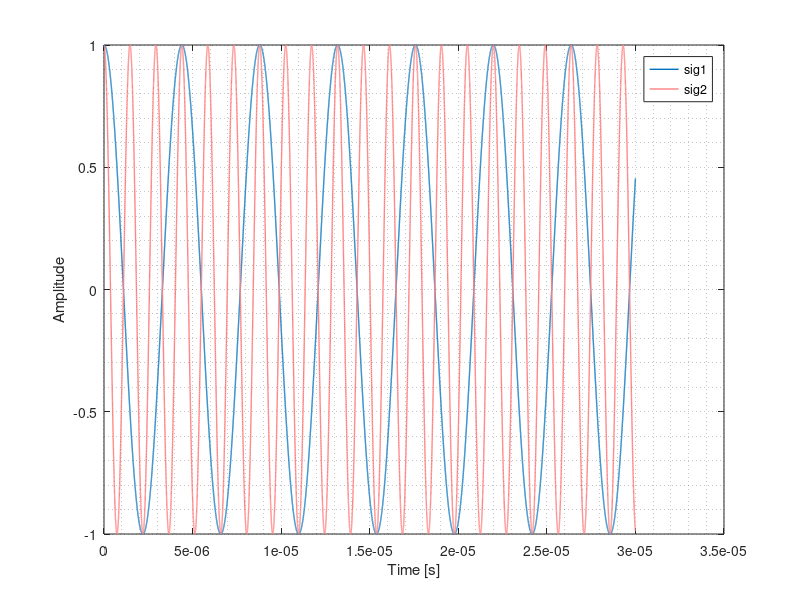
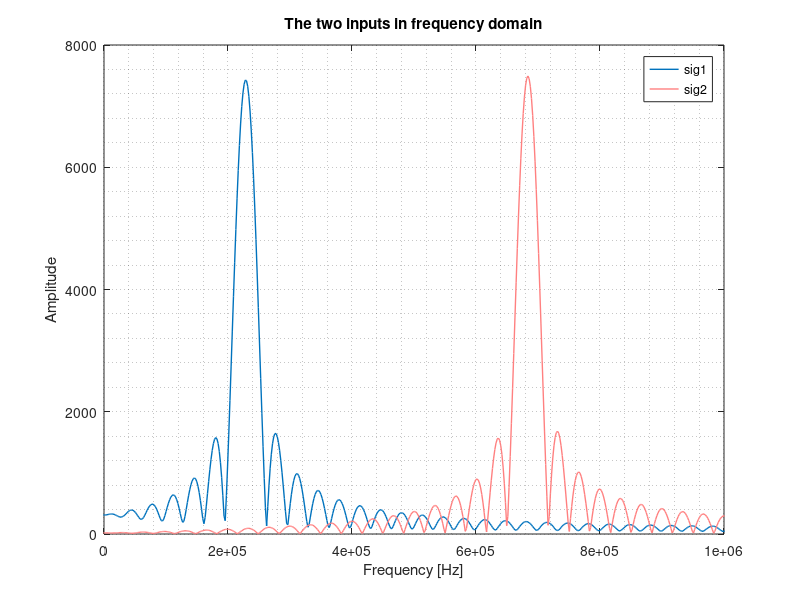
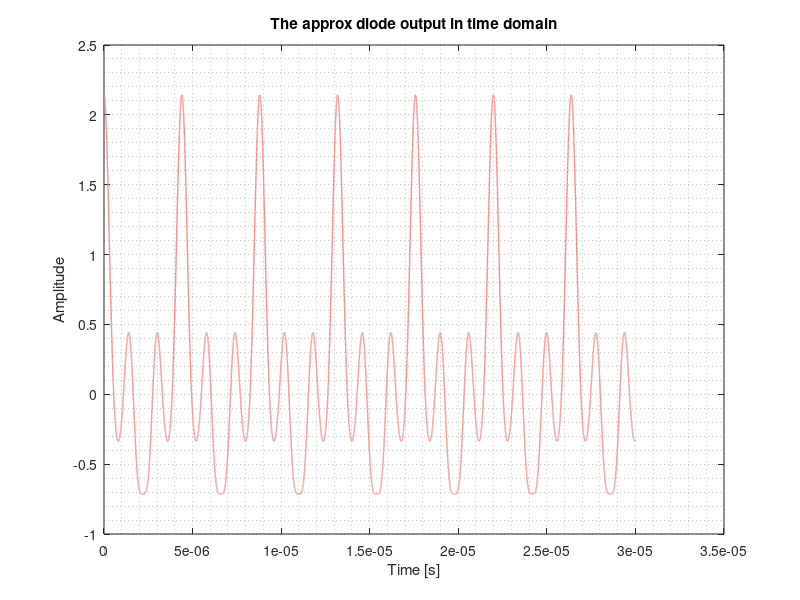
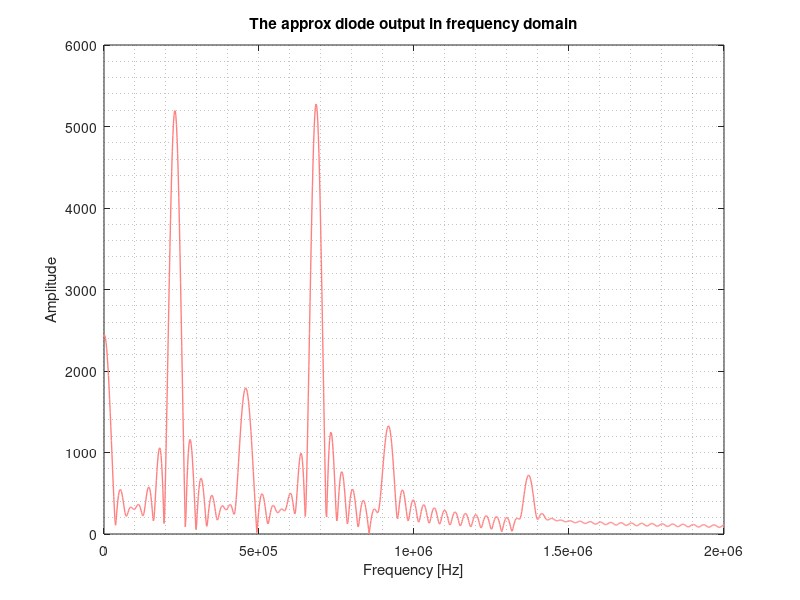

These figures' MATLAB source, in order:
clear all
clc

%%
fs=500e6; %Sampling frequency of the signals (500 MHz, high enough to consider the signal almost continuous)
ts=1/fs;  %Sampling time, the inverse of sampling frequency
t=[0:ts:0.03e-3]; %time axis
f1=682.5e3; %input frequency 1
f2=227.5e3; %input frequency 2
phase=0; %the phase shift (can be zero, pi, pi/2...MATLAB wants it in radians)
sig2=cos(2*pi*f1.*t);
sig1=cos(2*pi*f2.*t+phase);
figure
title('The two inputs in time domain')
plot(t,sig1,'LineWidth',1)
hold on
plot(t,sig2,'color',[1,0.5,0.5],'LineWidth',1)
xlabel('Time [s]'); ylabel('Amplitude')
legend('sig1','sig2')

nfft=2.^nextpow2(length(sig2))*16; %Length of the FFT
sig1f=fft(sig1,nfft);
sig2f=fft(sig2,nfft);
faxis=linspace(-fs/2,fs/2,length(sig1f));
grid minor

figure
plot(faxis,fftshift(abs(sig1f)),'LineWidth',1)
hold on
plot(faxis,fftshift(abs(sig2f)),'LineWidth',1,'color',[1,0.5,0.5])
xlim([0 1e6])
title('The two inputs in frequency domain')
xlabel('Frequency [Hz]'); ylabel('Amplitude')
legend('sig1','sig2')
grid minor

%%
vt=0.7; %A general value for the Vt of the diode, say 0.7 V, not crucial here
siglin=(sig1+sig2)./vt/2; %linear term of Taylor series approximation
sigsquare=((sig1+sig2).^2)./8/vt; %square term of Taylor series approximation
sigdiode=siglin+sigsquare; %sum them as Taylor series
figure
plot(t,sigdiode,'LineWidth',1,'color',[1,0.5,0.5])
title('The approx diode output in time domain')
xlabel('Time [s]'); ylabel('Amplitude')
grid minor

sigdiodef=fft(sigdiode,nfft);
figure
plot(faxis,fftshift(abs(sigdiodef)),'LineWidth',1,'color',[1,0.5,0.5])
xlim([0 2e6])
title('The approx diode output in frequency domain')
xlabel('Frequency [Hz]'); ylabel('Amplitude')
grid minor


